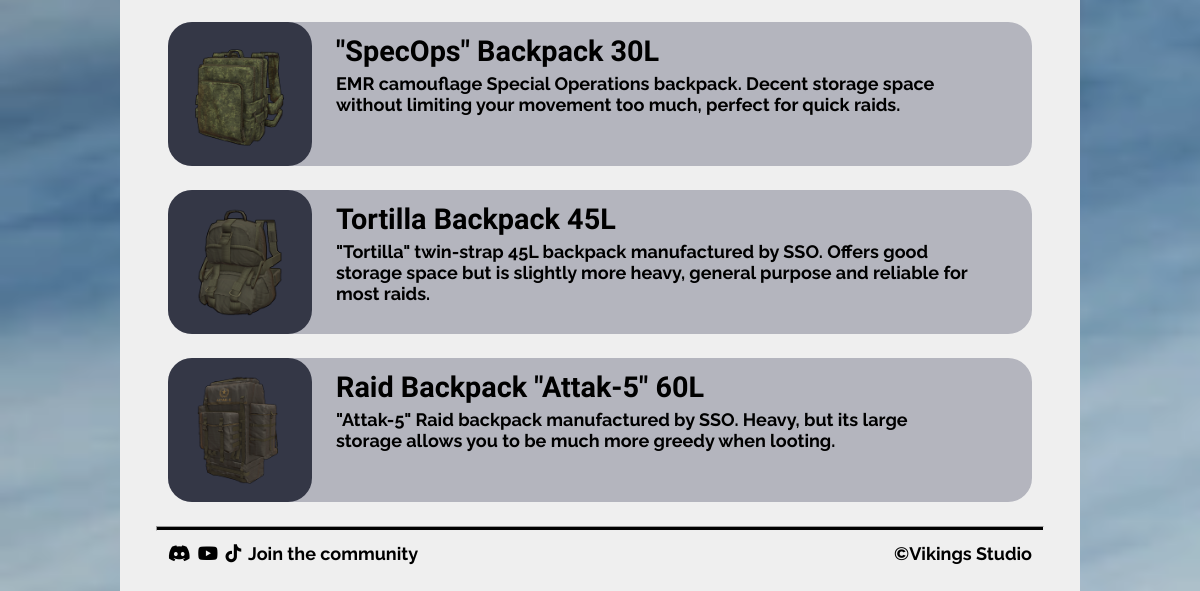
/wearables (lower part), run on an earlier commit of the app's database.
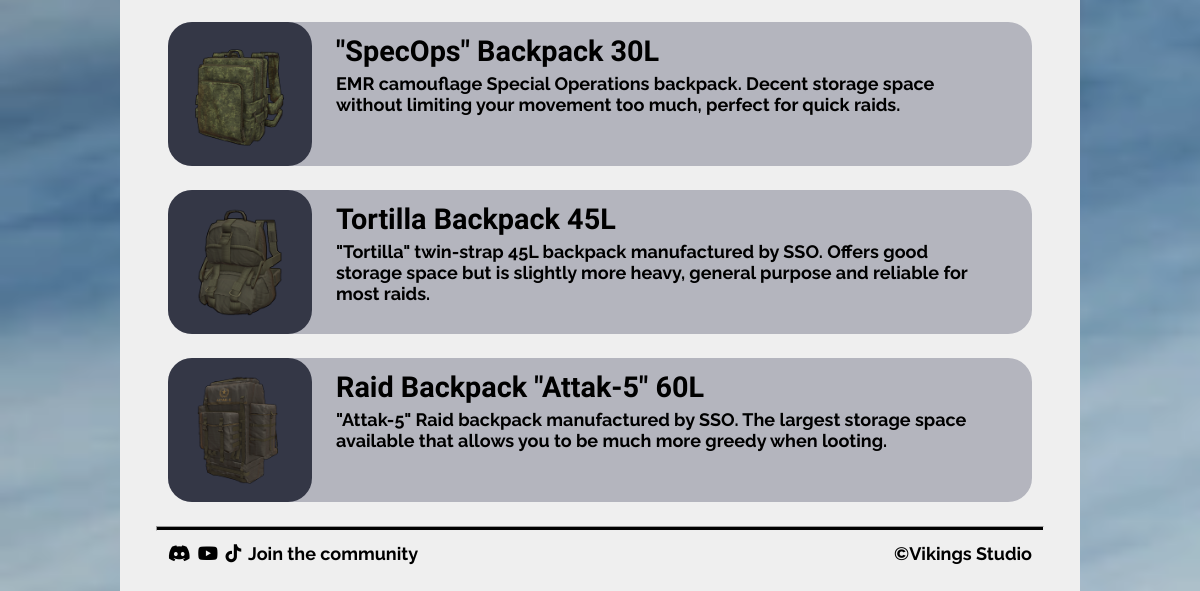
And on a later commit of the database.
### tables this page shows
CREATE TABLE wearables (id INTEGER PRIMARY KEY, name TEXT, type TEXT, durability INTEGER, melee INTEGER, ballistic INTEGER, radiation INTEGER, explosive INTEGER, coverage TEXT, storage INTEGER, mobility INTEGER, flinch TEXT, recoil TEXT, description TEXT, image TEXT);

### Flask/routes.py (the view)
@app.route("/wearables")
def all_wearables():
    conn = sqlite3.connect('delta.db')
    cur = conn.cursor()
    tags = ("gear", "wearables", "wearable")
    search_query = request.args.get('search', '')
    items_by_type = {}
    for category in ['Shirt', 'Pants', 'Mask', 'Gloves', 'Backpack']:
        if search_query:
            cur.execute("SELECT id, name, type, description, image FROM wearables WHERE name LIKE ? AND type = ? ORDER BY id", ('%' + search_query + '%', category))
        else:
            cur.execute("SELECT id, name, type, description, image FROM wearables WHERE type = ? ORDER BY id", (category,))
        items_by_type[category] = cur.fetchall()
    cur.execute("SELECT description FROM class_descriptions WHERE name = ?", ("wearables",))
    description = cur.fetchone()
    conn.close()
    return render_template('complex_list.html',
                           grouped_items=items_by_type,
                           description=description,
                           tags=tags,
                           title="Wearables",
                           search=search_query,
                           easter_egg_queries=easter_egg_queries)

### Flask/templates/complex_list.html (shortened to what this page needs)
{% extends "partials/layout.html" %}
{% block content %}
{% set is_easter_egg = search and search|lower in easter_egg_queries %}
{% if grouped_items %}
{% for category, items in grouped_items.items() %}
{% for item in items %}
<div class="row">
    <a href="{{ url_for(tags[2], id=item[0]) }}">
        <img src="/static/images/{{tags[0]}}/{{tags[1]}}/{{item[4]}}" class="icon">
    </a>
    <div>
        <h3>{{item[1]}}</h3>
        <h5>{{item[3]}}</h5>
    </div>
</div>
{% endfor %}
{% endfor %}
{% endif %}
{% endblock %}

### Flask/templates/partials/layout.html (shortened to what this page needs)
<!DOCTYPE html>
<html lang="en">
<head>
    <link rel="stylesheet" href="\static\css\style.css">
    <link rel="stylesheet" href="https://cdnjs.cloudflare.com/ajax/libs/font-awesome/6.4.0/css/all.min.css">
</head>
<body>
    <div class="page">
        <main>{% block content %}{% endblock %}</main>
        {% include 'partials/footer.html' %}
    </body>
</html>

### Flask/templates/partials/footer.html
<hr>
    <h4>
        <a href="https://discord.gg/projectdelta"><i class="fa-brands fa-discord"></i></a>
        <a href="https://www.youtube.com/@soltergames"><i class="fa-brands fa-youtube"></i></a>
        <a href="https://www.tiktok.com/@vikings_studio?lang=en"><i class="fa-brands fa-tiktok"></i></a>
        Join the community
        <span class="copyright">&copy;Vikings Studio</span>
    </h4>

### Flask/static/css/style.css (style rules this page uses)
body { background-image: url("../images/background.png"); background-repeat: no-repeat; background-size: cover; background-attachment: fixed; margin: 0; font-family: "Raleway"; }
.page { background-color: #efefef; display: grid; grid-template-rows: auto 1fr auto; min-height: 90vh; min-width: 80vw; margin: 2vh 10vw 2vh 10vw; padding-bottom: 2vw; }
.copyright { display: inline; float: right; }
hr { margin: auto 3vw 1vw 3vw; height: 0.2vw; background-color: black; }
.icon { display: block; width: 9vw; height: 9vw; padding: 1.5vw; background-color: #343746; border-radius: 2vw; transition-duration: 0.3s; }
a { color: black; text-decoration: none; display: inline-block; transition-duration: 0.3s; }
h3 { color: black; font-size: 2.4vw; margin-top: 1vw; margin-left: 2vw; font-family: 'Bungee'; }
h4 { color: black; font-size: 1.5vw; margin: 0 4vw 1vw 4vw; }
h4 i { margin-right: 0.25vw; transition-duration: 0.3s; }
h5 { color: black; font-size: 1.5vw; margin: -2vw 5vw 0 2vw; }
.row { display: flex; margin: 0vw 4vw 2vw 4vw; flex: 1 1 auto; background-color: #b4b5be; border-radius: 2vw; }

What changed in the data, as far as the page shows it:
changed wearables "Raid Backpack \"Attak-5\" 60L": description "\"Attak-5\" Raid backpack manufactured by SSO. Heavy, but its large storage allows you to be much more greedy when looting." → "\"Attak-5\" Raid backpack manufactured by SSO. The largest storage space available that allows you to be much more greedy when looting."
